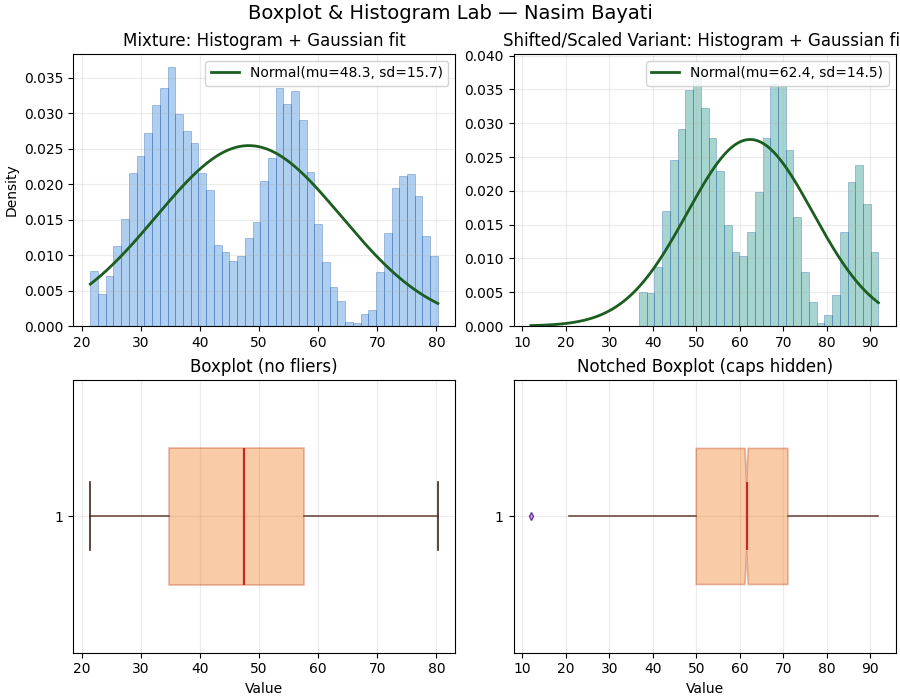

Recreate this plot in Python.
# boxplot_lab.py
"""
Boxplot & Histogram Lab
-----------------------
An original, GitHub‑ready visualization showcasing:
  • Custom histogram + overlaid Gaussian using sample mean/std
  • Horizontal boxplots with custom styling (fliers, caps, notches)
  • A layout and aesthetic intentionally different from typical coursework

Run:
    python boxplot_lab.py

Optionally save a PNG for your README:
    python -c "import boxplot_lab as b; b.main(save_png=True)"
"""
from __future__ import annotations
import numpy as np
import matplotlib.pyplot as plt
from statistics import mean, stdev
import math

# ---- math helpers -----------------------------------------------------------
def normal_pdf(x: np.ndarray, mu: float, sigma: float) -> np.ndarray:
    """Simple normal PDF; avoids scipy dependency."""
    if sigma <= 0:
        return np.zeros_like(x)
    c = 1.0 / (sigma * math.sqrt(2 * math.pi))
    z = (x - mu) ** 2 / (2 * sigma ** 2)
    return c * np.exp(-z)

# ---- data synthesis ---------------------------------------------------------
def make_mixture(seed: int = 7, n: int = 8000) -> np.ndarray:
    """Create a clearly custom dataset: a trimodal mixture with light tails."""
    rng = np.random.default_rng(seed)
    a = rng.normal(35, 6, size=n // 2)
    b = rng.normal(55, 4, size=n // 3)
    c = rng.normal(75, 3, size=n - len(a) - len(b))
    data = np.concatenate([a, b, c])
    # Tame tails with a small winsorization-like clip
    lo, hi = np.percentile(data, [0.5, 99.5])
    return np.clip(data, lo, hi)

def make_shifted_variant(base: np.ndarray, shift: float = 18.0, scale: float = 0.92,
                         outliers: int = 6, seed: int = 11) -> np.ndarray:
    """Create a related but different sample with shift/scale and injected outliers."""
    rng = np.random.default_rng(seed)
    x = base * scale + shift
    # sprinkle high and low outliers
    lo = np.min(base) - 12
    hi = np.max(base) + 18
    spikes = rng.uniform(low=lo, high=hi, size=outliers)
    return np.concatenate([x, spikes])

# ---- plotting primitives ----------------------------------------------------
def hist_plus_gaussian(ax, data: np.ndarray, bins: int = 40, color: str = "#1565c0"):
    n, edges, _ = ax.hist(data, bins=bins, density=True, color=color, alpha=0.35,
                          edgecolor="#0d47a1", linewidth=0.6)
    mu, sd = float(mean(data)), float(stdev(data))
    xs = np.linspace(edges[0], edges[-1], 400)
    ax.plot(xs, normal_pdf(xs, mu, sd), linewidth=2.0, color="#1b5e20",
            label=f"Normal(mu={mu:.1f}, sd={sd:.1f})")
    ax.grid(True, alpha=0.25)
    return mu, sd


def styled_box(ax, data, *, title="", showfliers=True, notch=False, showcaps=True):
    boxprops = dict(facecolor="#ef6c00", alpha=0.35, edgecolor="#bf360c", linewidth=1.2)
    whiskerprops = dict(color="#6d4c41", linewidth=1.2)
    capprops = dict(color="#3e2723", linewidth=1.2)
    medianprops = dict(color="#c62828", linewidth=1.6)
    flierprops = dict(marker="d", markersize=4, markeredgecolor="#4a148c",
                      markerfacecolor="#ce93d8", alpha=0.8)

    ax.boxplot(
        data,
        vert=False,
        widths=0.5,
        showfliers=showfliers,
        notch=notch,
        showcaps=showcaps,
        patch_artist=True,       # <-- add this line
        boxprops=boxprops,
        whiskerprops=whiskerprops,
        capprops=capprops,
        medianprops=medianprops,
        flierprops=flierprops,
    )
    ax.set_title(title)
    ax.grid(True, alpha=0.25)


# ---- main figure ------------------------------------------------------------
def main(save_png: bool = False) -> None:
    base = make_mixture()
    variant = make_shifted_variant(base)

    fig, axes = plt.subplots(2, 2, figsize=(9, 7), constrained_layout=True)
    (ax_h1, ax_h2), (ax_b1, ax_b2) = axes

    # top-left: histogram + Gaussian fit for base
    mu1, sd1 = hist_plus_gaussian(ax_h1, base, bins=45, color="#1976d2")
    ax_h1.set_title("Mixture: Histogram + Gaussian fit")
    ax_h1.set_ylabel("Density")

    # top-right: histogram + Gaussian fit for variant (different palette)
    mu2, sd2 = hist_plus_gaussian(ax_h2, variant, bins=45, color="#00897b")
    ax_h2.set_title("Shifted/Scaled Variant: Histogram + Gaussian fit")

    # bottom-left: clean box without outliers (summary view)
    styled_box(ax_b1, base, title="Boxplot (no fliers)", showfliers=False, notch=False)
    ax_b1.set_xlabel("Value")

    # bottom-right: notched box with fliers hidden caps
    styled_box(ax_b2, variant, title="Notched Boxplot (caps hidden)", notch=True, showcaps=False)
    ax_b2.set_xlabel("Value")

    # unobtrusive legend for PDFs
    ax_h1.legend(loc="upper right", framealpha=0.85)
    ax_h2.legend(loc="upper right", framealpha=0.85)

    fig.suptitle("Boxplot & Histogram Lab — Nasim Bayati", fontsize=14)

    if save_png:
        fig.savefig("boxplot_lab.png", dpi=160, bbox_inches="tight")
    plt.show()


if __name__ == "__main__":
    main()
